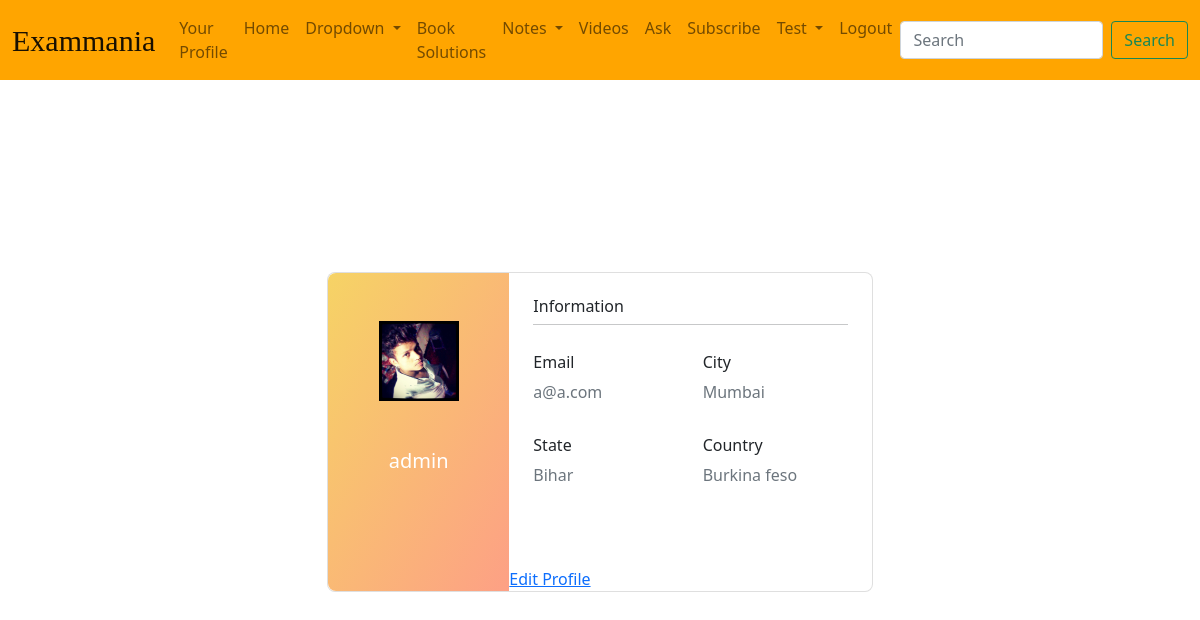
/profile/ (signed in), run on an earlier commit of the app's database.
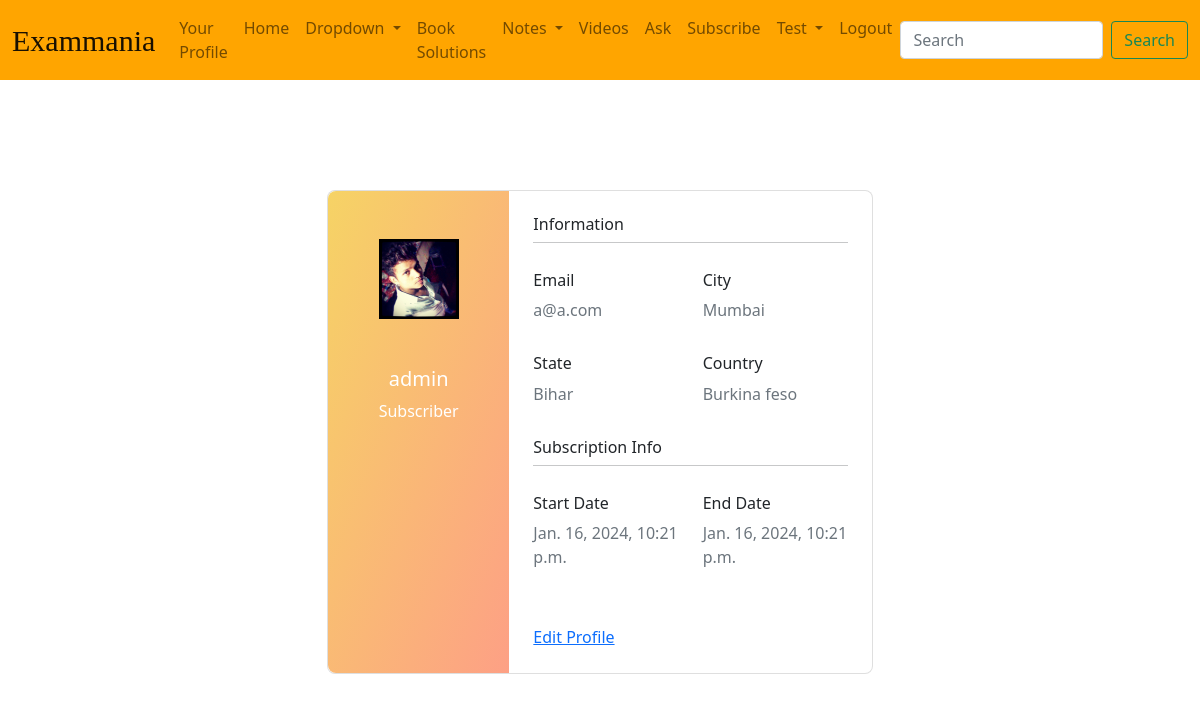
And on a later commit of the database.
### users/models.py (models this page shows, shortened)
class UserProfile(models.Model):
    user = models.OneToOneField(User, on_delete=models.CASCADE)
    city = models.CharField(max_length=100, blank=True, null=True)
    state = models.CharField(max_length=100, blank=True, null=True)
    country = models.CharField(max_length=100, blank=True, null=True)
    phone_no = models.CharField(max_length=15, blank=True, null=True)
    STANDARD_CHOICES = (
        ('9th', '9th Grade'),
        ('10th', '10th Grade'),
        ('11th', '11th Grade'),
        ('12th', '12th Grade'),
        ('12th+', '12th Grade and Above'),
    )
    standard = models.CharField(max_length=10, choices=STANDARD_CHOICES, blank=True, null=True)
    is_subscriber = models.BooleanField(default=False)
    subscription_type = models.CharField(
        max_length=10,
        choices=[('monthly', 'Monthly'), ('yearly', 'Yearly')],
        blank=True, null=True
    )
    subscription_start_date = models.DateTimeField(null=True, blank=True)
    subscription_end_date = models.DateTimeField(null=True, blank=True)

### users/views.py (the view)
# urls.py: path("profile/", views.profile, name="profile"),
@login_required
def profile(request):
    user_profile = UserProfile.objects.get(user=request.user)
    context = {
        'user_profile': user_profile,
      }
    return render(request, 'users/profile.html', context)

### templates/users/profile.html (shortened to what this page needs)
{% load static %}
<!DOCTYPE html>
<html lang="en">
<head>
  <link rel="stylesheet" href="{% static 'main/css/base.css' %}">
  <link href="https://cdn.jsdelivr.net/npm/bootstrap@5.0.2/dist/css/bootstrap.min.css" rel="stylesheet"
>
</head>
<body>
  <nav class="navbar navbar-expand-lg navbar-light fixed-top">
    <div class="container-fluid">
      <a class="navbar-brand" href="#">Exammania</a>
      <div class="collapse navbar-collapse" id="navbarSupportedContent">
        <ul class="navbar-nav me-auto mb-2 mb-lg-0">
          <li class="nav-item">
            <a class="nav-link" href="{% url 'profile' %}">Your Profile</a>
          </li>
          <li class="nav-item">
            <a class="nav-link" href="{% url 'main:index' %}">Home</a>
          </li>
          <li class="nav-item dropdown">
            <a class="nav-link dropdown-toggle" data-bs-auto-close="outside" href="#" role="button"
              data-bs-toggle="dropdown" aria-expanded="false">
              Dropdown
            </a>
          </li>
          <li class="nav-item">
            <a class="nav-link" href="{% url 'main:book_solution' %}">Book Solutions</a>
          </li>
          <li class="nav-item dropdown">
            <a class="nav-link dropdown-toggle" href="#" id="subjectDropdown" role="button" data-bs-toggle="dropdown"
              aria-haspopup="true" aria-expanded="false">
              Notes
            </a>
          </li>
          <li class="nav-item">
            <a class="nav-link" href="{% url 'videos_main' %}">Videos</a>
          </li>
          <li class="nav-item">
            <a class="nav-link" href="{% url 'question_list' %}">Ask</a>
          </li>
          <li class="nav-item">
            <a class="nav-link" href="{% url 'join' %}">Subscribe</a>
          </li>
          <li class="nav-item dropdown">
            <a class="nav-link dropdown-toggle" href="#" id="subjectDropdown" role="button" data-bs-toggle="dropdown"
              aria-haspopup="true" aria-expanded="false">
              Test
            </a>
          </li>
          {% if user.is_authenticated %}
          <li class="nav-item">
            <a class="nav-link" href="{% url 'account_logout' %}">Logout</a>
          </li>
          {% else %}
          <li class="nav-item">
            <a class="nav-link" href="{% url 'account_login' %}">Login</a>
          </li>
          {% endif %}
        </ul>
        <form class="d-flex">
          <input class="form-control me-2" type="search" placeholder="Search" aria-label="Search">
          <button class="btn btn-outline-success" type="submit">Search</button>
        </form>
      </div>
    </div>
  </nav>
  <section class="vh-100">
    <div class="container py-5 h-100">
      <div class="row d-flex justify-content-center align-items-center h-100">
        <div class="col col-lg-6 mb-4 mb-lg-0">
          <div class="card mb-3" style="border-radius: .5rem;">
            <div class="row g-0">
              <div class="col-md-4 gradient-custom text-center text-white"
                style="border-top-left-radius: .5rem; border-bottom-left-radius: .5rem;">
                <img src="{% static 'users/images/image.jpg' %}" alt="Avatar" class="img-fluid my-5"
                  style="width: 80px;" />
                <h5>{{ user_profile.user.username }}</h5>
                {% if user_profile.is_subscriber %}
                <p>Subscriber</p>
                {% endif %}
              </div>
              <div class="col-md-8">
                <div class="card-body p-4">
                  <h6>Information</h6>
                  <hr class="mt-0 mb-4">
                  <div class="row pt-1">
                    <div class="col-6 mb-3">
                      <h6>Email</h6>
                      <p class="text-muted">{{ user_profile.user.email }}</p>
                    </div>
                    {% if user_profile.city %}
                    <div class="col-6 mb-3">
                      <h6>City</h6>
                      <p class="text-muted">{{ user_profile.city }}</p>
                    </div>
                    {% endif %}
                    {% if user_profile.state %}
                    <div class="col-6 mb-3">
                      <h6>State</h6>
                      <p class="text-muted">{{ user_profile.state }}</p>
                    </div>
                    {% endif %}
                    {% if user_profile.country %}
                    <div class="col-6 mb-3">
                      <h6>Country</h6>
                      <p class="text-muted">{{ user_profile.country }}</p>
                    </div>
                    {% endif %}
                  </div>
                  {% if user_profile.is_subscriber %}
                  <h6>Subscription Info</h6>
                  <hr class="mt-0 mb-4">
                  <div class="row pt-1">
                    <div class="col-6 mb-3">
                      <h6>Start Date</h6>
                      <p class="text-muted">{{user_profile.subscription_start_date}}</p>
                    </div>
                    <div class="col-6 mb-3">
                      <h6>End Date</h6>
                      <p class="text-muted">{{user_profile.subscription_start_date}}</p>
                    </div>
                    {% endif %}
                  </div>
                  <div class="d-flex justify-content-start">
                    <a href="#!"></a>
                    <a href="#!"></a>
                  </div>
                  <div>
                    <a href="{% url 'edit_profile' %}">Edit Profile</a>
                  </div>
                </div>
              </div>
            </div>
          </div>
        </div>
      </div>
    </div>
  </section>
</body>
</html>

### main/static/main/css/base.css (style rules this page uses)
body { background-color: black; color: white; }
.navbar { background-color: orange; }
.navbar-brand { font-family: "Pacifico", cursive; font-size: 30px; }

### templates/users/profile.html (style rules this page uses)
body { background-image: url(/static/main/images/darkened.png); background-attachment: fixed; background-position: center; background-size: cover; }
section { margin-top: 40px; }
.gradient-custom { background: #ae2020; background: -webkit-linear-gradient(to right bottom, rgba(246, 211, 101, 1), rgba(253, 160, 133, 1)); background: linear-gradient(to right bottom, rgba(246, 211, 101, 1), rgba(253, 160, 133, 1)) }
.navbar { background-color: orange; }
.navbar a { color: white; }
.navbar-brand { font-family: "Pacifico", cursive; font-size: 30px; }

What changed in the data, as far as the page shows it:
changed UserProfile "Mumbai": is_subscriber False → True (drawn); subscription_start_date (not shown) → "Jan. 16, 2024, 10:21 p.m."
Also different on the page:
text now shown: "Subscriber Subscription Info Start Date End Date"
